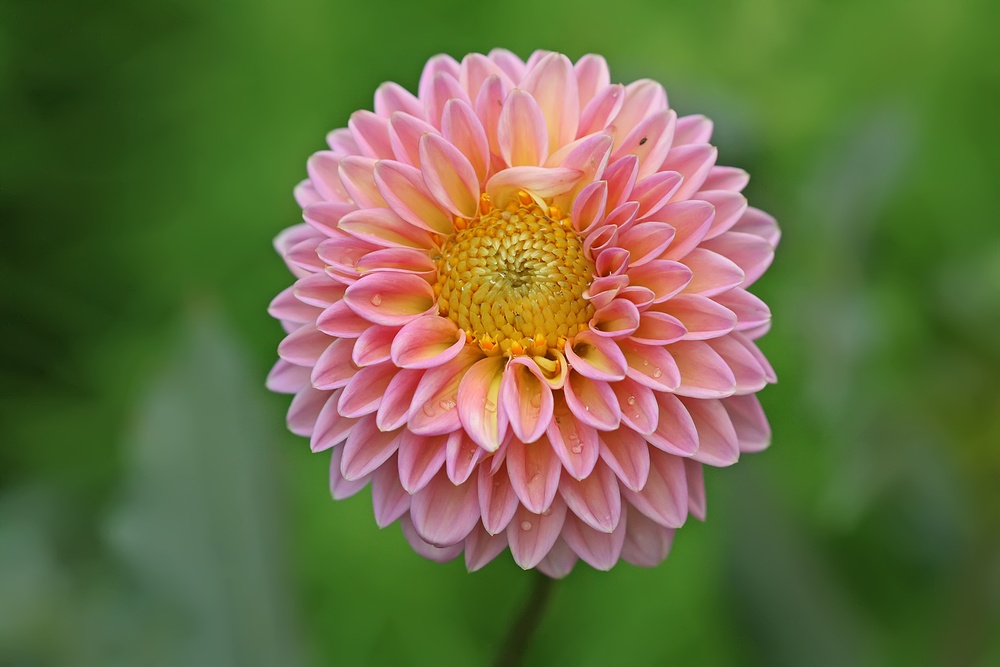
%> input picture 5 Enhance Segment/flower.jpg, 1000 x 667 px, shrunk from 1800 x 1200 before the run
$ octave EnhanceSegment.m   (GNU Octave 9; MATLAB toolbox functions it lacks are replaced by stand-ins)
%> lines starting %> are read from the running program, lines starting %| are printed output that depends on the picture; in (x1, y1, x2, y2) boxes, pixels count from 0 and x2, y2 are one past the last pixel; in counts of white or black regions, pixels touching at a corner belong together; the program's own positions count from 1
img=imread("C:\Users\Student\Downloads\flower.jpg");
%> img is the input picture: size 667x1000x3 uint8; mean R, G, B 106.3, 110.1, 67.3

gray=rgb2gray(img);
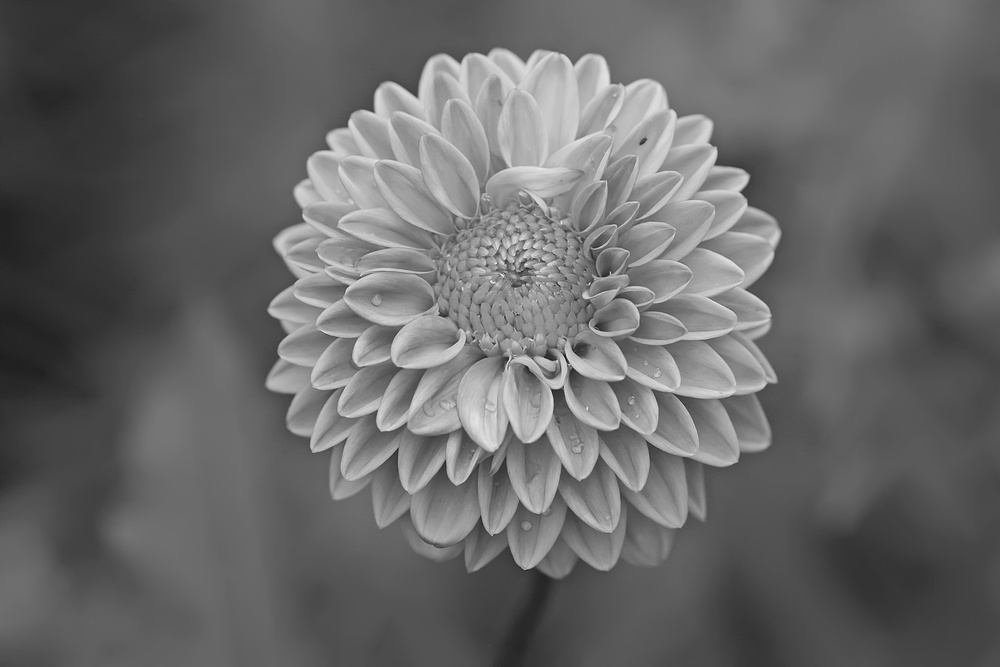
%> gray: size 667x1000 uint8; min 20, max 248, mean 104.1
enhanced1=imadjust(gray);
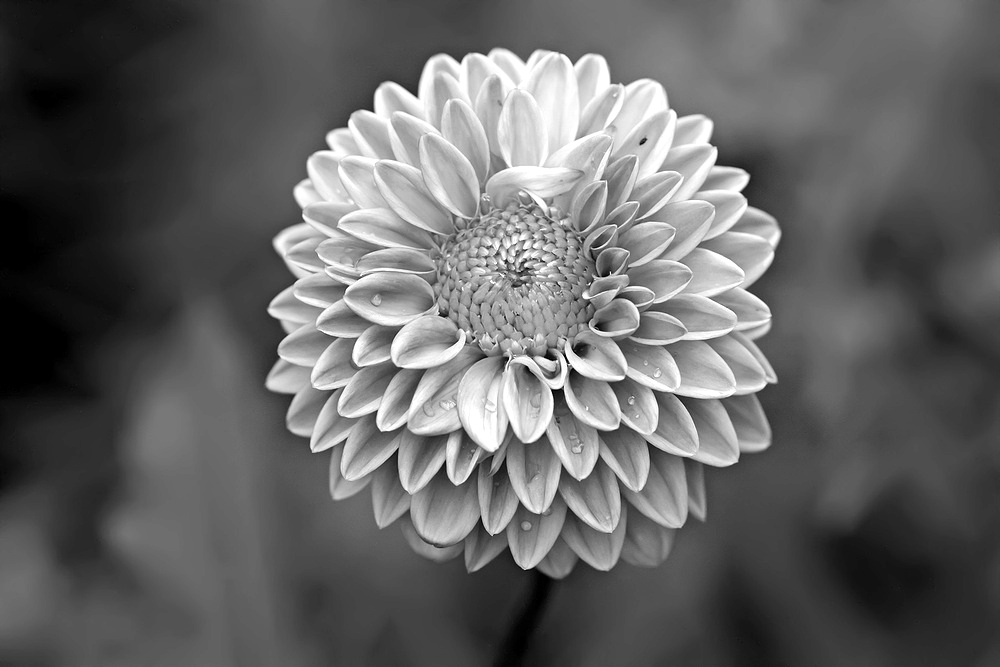
%> enhanced1: size 667x1000 uint8; min 0, max 255, mean 100.2
figure(1);
subplot(1,2,1);imshow(img);title("ORIGINAL IMAGE");
subplot(1,2,2);imshow(enhanced1);title("ENHANCED");

img2=imread("C:\Users\Student\Downloads\flower.jpg");
enhanced2=imadjust(img2,[0.2,0.3,0;0.5,0.6,1],[]);
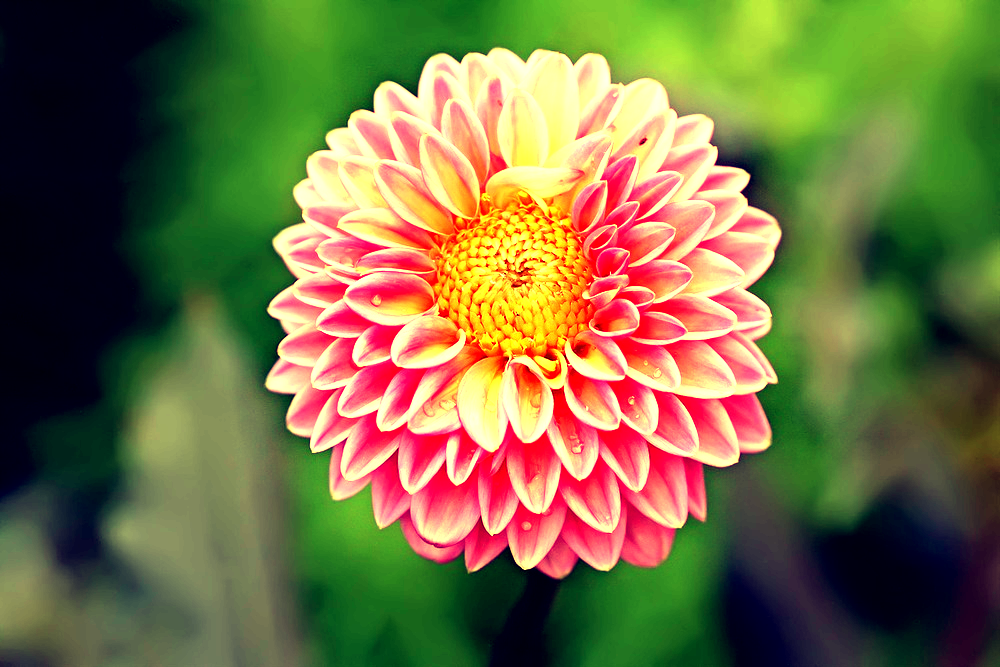
%> enhanced2: size 667x1000x3 uint8; mean R, G, B 116.5, 112.1, 67.3
figure(2);
subplot(1,2,1);imshow(img2);title("ORIGINAL IMAGE");
subplot(1,2,2);imshow(enhanced2);title("ENHANCED");

sharp=imsharpen(img);
figure(3);
subplot(1,2,1);imshow(img);title("ORIGINAL IMAGE");
subplot(1,2,2);imshow(sharp);title("SHARPENED");

hist=histeq(gray);
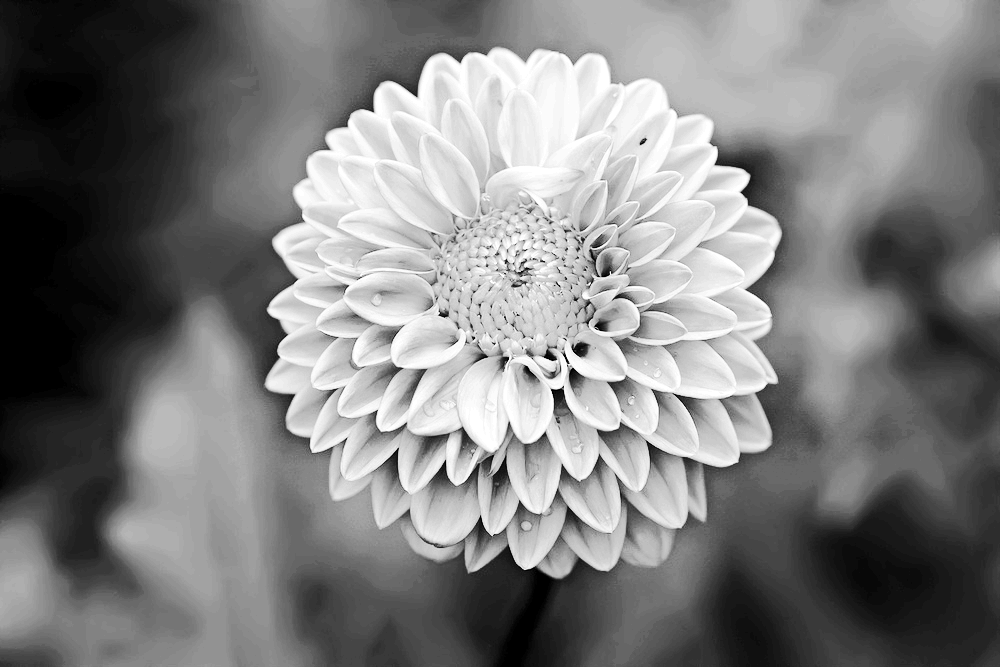
%> hist: size 667x1000 uint8; min 0, max 255, mean 126.6
figure(4);
subplot(1,2,1);imshow(gray);title("ORIGINAL IMAGE");
subplot(1,2,2);imshow(hist);title("ENHANCED IMAGE");

img3=imread("C:\Users\Student\Downloads\flower.jpg");
figure(5);
subplot(1,2,1);imshow(img3);title("ORIGINAL IMAGE");
bw=im2bw(img3);
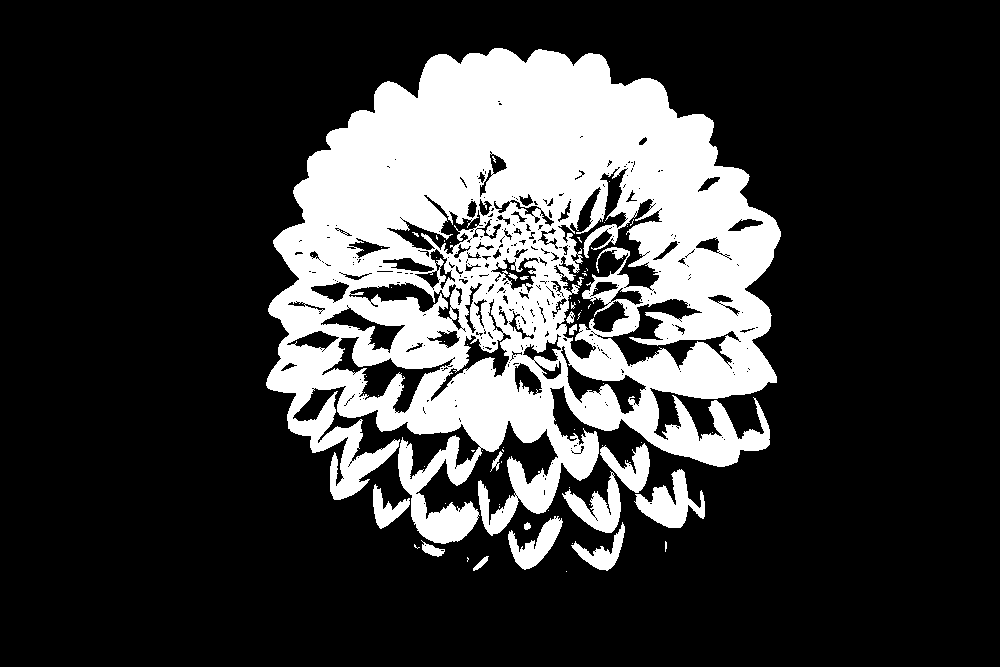
%> bw: size 667x1000 logical; 22.7% white; 78 white regions (62 under 20 px), largest, box (x1, y1, x2, y2) and area: (266, 48, 781, 544) 143258, (634, 469, 705, 528) 1941, (562, 471, 621, 533) 1577
se=strel("disk",5,4);
dilate=imdilate(bw,se);
%> dilate: size 667x1000 logical; 29.9% white; 5 white regions, box (x1, y1, x2, y2) and area: (262, 44, 785, 575) 198455, (463, 552, 493, 575) 452, (520, 518, 535, 534) 199, (661, 537, 671, 556) 170, (562, 567, 571, 576) 69
edges=imabsdiff(bw,dilate);
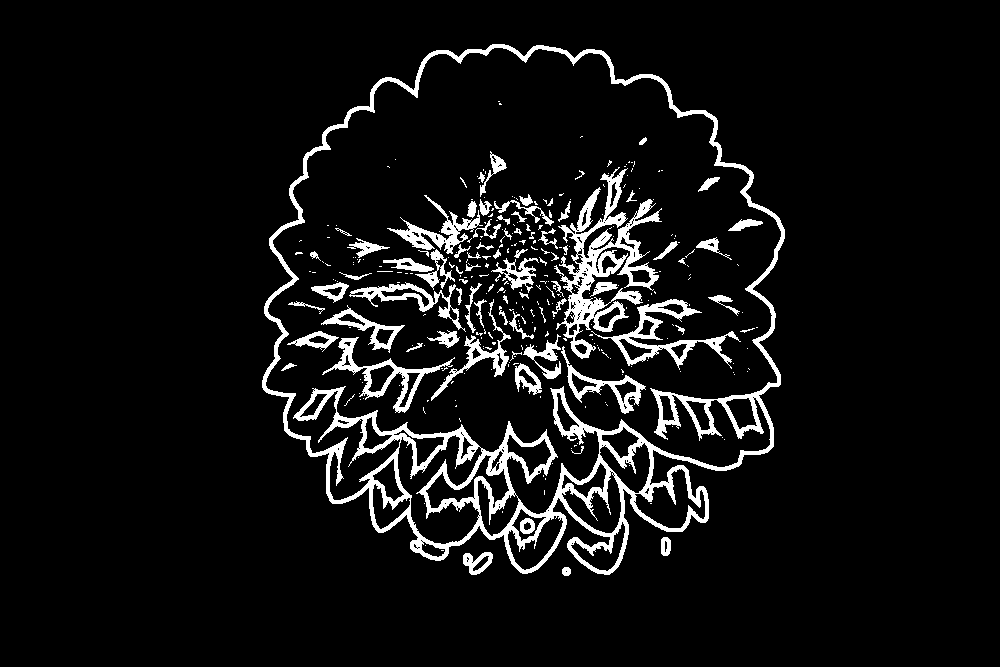
%> edges: size 667x1000 double; values 0 (black) and 1 (white), 7.2% white; 320 white regions (241 under 20 px), largest, box (x1, y1, x2, y2) and area: (262, 44, 785, 575) 23357, (554, 167, 662, 359) 5908, (591, 299, 741, 370) 2082
filled=imfill(edges,"holes");
%> filled: size 667x1000 double; values 0 (black) and 1 (white), 31.4% white; 4 white regions, box (x1, y1, x2, y2) and area: (262, 44, 785, 575) 208834, (463, 552, 493, 575) 453, (661, 537, 671, 556) 170, (562, 567, 571, 576) 69
final=bsxfun(@times,img3,cast(filled,"like",img3));
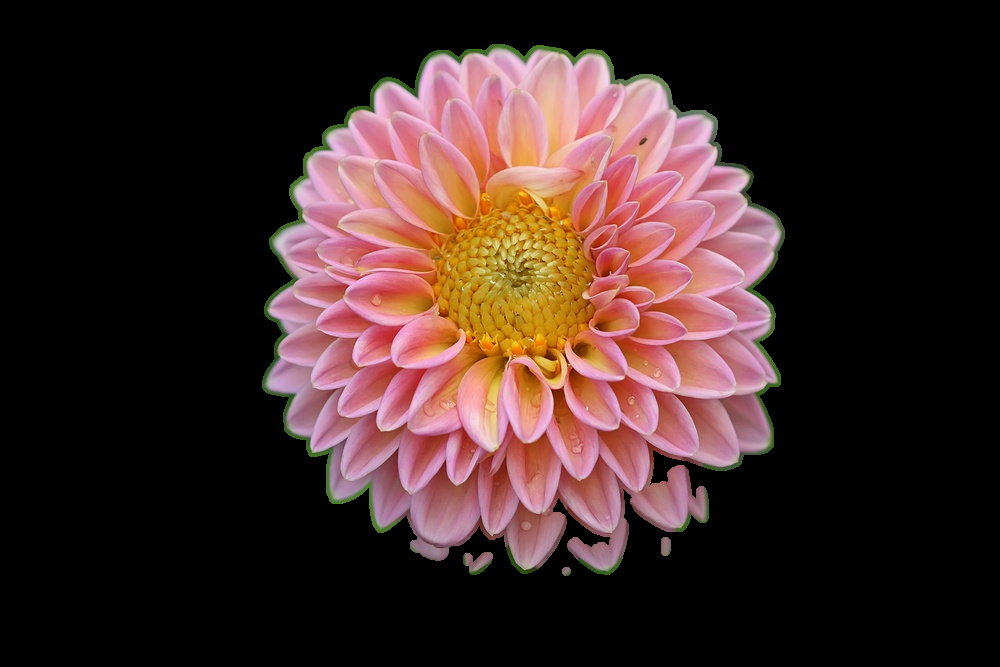
%> final: size 667x1000x3 uint8; mean R, G, B 61.5, 40.4, 37.6
subplot(1,2,2);imshow(final);title("SEGMENTED IMAGE");
